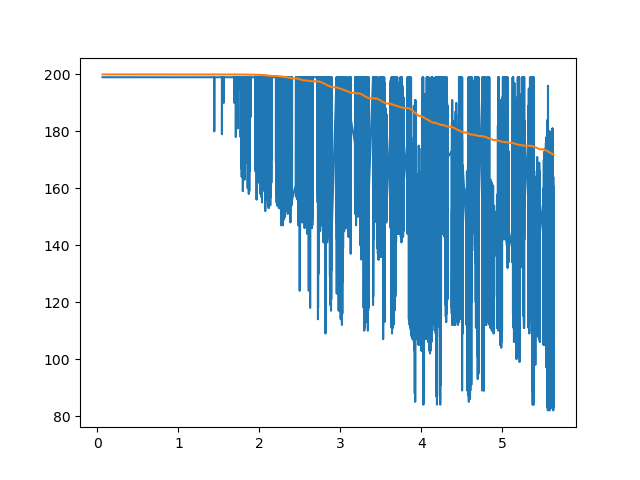

Write Python code to recreate this figure.
import gym
import numpy as np
import time
from matplotlib import pyplot as plt

class TDAgent:
    def __init__(self, env):
        self.env = env
        self.state_shape = self.env.observation_space.shape
        # Hyperparameters
        self.discount = 0.99
        self.epsilon = 1.0  # it is not a hyperparameter
        self.epsilon_min = 12499
        self.epsilon_decay = 1/(12499.0)
        self.alpha = 0.01
        self.lambdav = 0.9
        self.osSize = [20, 20]
        # Asıl observation değerlerimizden 0,20 arasına maplemek için gereken step değeri hesabı
        self.osStepSize = (env.observation_space.high - env.observation_space.low) / self.osSize

        # 20x20x3'lük bir array oluşturduk. 3 action olduğu için x3 var
        self.action_table = np.random.uniform(low=-2, high=0, size=(self.osSize + [self.env.action_space.n]))
        self.eTraces = np.zeros(self.osSize+[self.env.action_space.n])
    def stateMap(self, state):
        mappedState = (state - self.env.observation_space.low) / self.osStepSize
        return tuple(mappedState.astype(np.int))  # Bulduğumuz arrayi tamsayı arrayine dönüştürdü

    def act(self, state):
        # Chance of acting greedily will increase every time we act
        #self.epsilon = max(self.epsilon_min, self.epsilon)
        # Acting random
        if np.random.rand(1) < self.epsilon:
            action = np.random.randint(0, self.env.action_space.n)
        else:
            action = np.argmax(self.action_table[state])
        # Acting greedily
        # Returns the index of maximum action-value
        return action

    def train(self, state, action, reward, newstate, done):
        value = self.action_table[state + (action,)]
        newact = self.act(newstate)
        newValue = self.action_table[newstate + (newact,)]
        if not done:
            target = reward + self.discount*newValue
        else:
            target = reward
        error = target - value
        self.eTraces[state + (action, )] += 1
        self.action_table[state + (action, )] += error*self.alpha*self.eTraces[state + (action, )]
        self.eTraces = self.discount*self.lambdav*self.eTraces
        return newact


def main():
    print("It started")
    env = gym.make("MountainCar-v0")
    trials = 25000
    trial_len = 500
    tdagent = TDAgent(env=env)
    bestMan = 200
    timeAxis = []
    avgAxis = []
    stepAxis = []
    tstart = time.time()
    totalStep = 0
    for trial in range(trials):
        state = tdagent.stateMap(env.reset())
        action = tdagent.act(state)
        tdagent.eTraces = np.zeros(tdagent.osSize+[tdagent.env.action_space.n])
        for step in range(trial_len):
            totalStep+=1
            new_state, reward, done, info = env.step(action)
            new_state = tdagent.stateMap(new_state)
            action = tdagent.train(state,action,reward,new_state,done)
            state = new_state

            if trial%1000==0:
                env.render()

            if done:
                break

        """if step >=199:
            print("Episode: " + str(trial) + " failed" + str(tdagent.epsilon))
        else:
            print("Episode" + str(trial) + " SUCCESSSS!")
        """
        if 12500>=trial>=1:
            tdagent.epsilon -= tdagent.epsilon_decay
        tend = time.time()
        timeAxis.append((tend-tstart)/60)
        stepAxis.append(step)
        avgAxis.append(totalStep/(trial+1))


    plt.plot(timeAxis, stepAxis)
    plt.plot(timeAxis, avgAxis)
    plt.savefig('mountainTDLambda.png')


if __name__ == "__main__":
    main()
